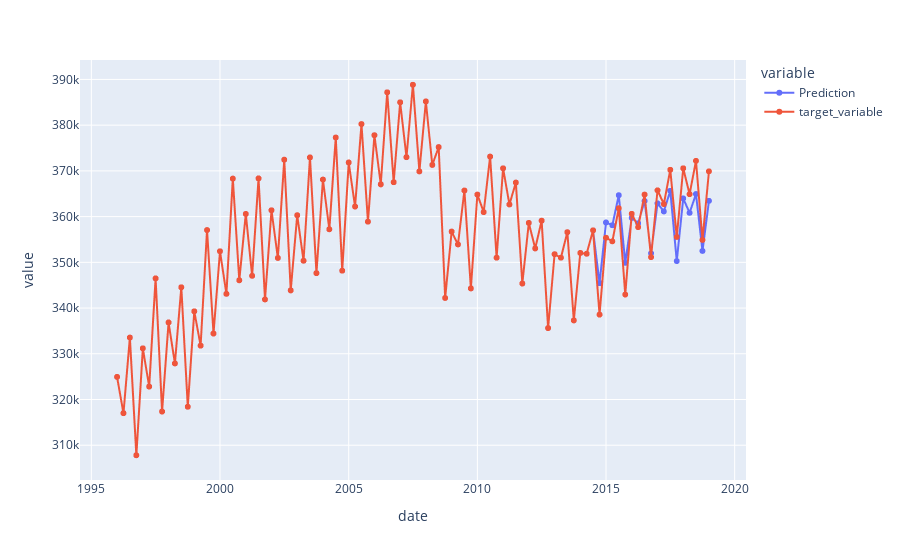

The notebook cell saved with this chart:
### Code cell
import plotly.express as px
fig = px.line(full_hist, x='date', y=['Prediction', 'target_variable'], markers=True)
fig.show()

### Figure 1 — Plotly figure (JSON) as saved in the notebook; plotly's stock layout.template omitted (floating-point values rounded to 4 significant figures; data arrays with more than 128 entries replaced by an {"elided": "..."} marker saying what was removed)
{"data": [{"hovertemplate": "variable=Prediction<br>date=%{x}<br>value=%{y}<extra></extra>", "legendgroup": "Prediction", "line": {"color": "#636efa", "dash": "solid"}, "marker": {"symbol": "circle"}, "mode": "lines+markers", "name": "Prediction", "showlegend": true, "type": "scattergl", "x": {"elided": "744 str values"}, "xaxis": "x", "y": {"elided": "744 float values"}, "yaxis": "y"}, {"hovertemplate": "variable=target_variable<br>date=%{x}<br>value=%{y}<extra></extra>", "legendgroup": "target_variable", "line": {"color": "#EF553B", "dash": "solid"}, "marker": {"symbol": "circle"}, "mode": "lines+markers", "name": "target_variable", "showlegend": true, "type": "scattergl", "x": {"elided": "744 str values"}, "xaxis": "x", "y": {"elided": "744 float values"}, "yaxis": "y"}], "layout": {"legend": {"title": {"text": "variable"}, "tracegroupgap": 0}, "margin": {"t": 60}, "xaxis": {"anchor": "y", "domain": [0, 1], "title": {"text": "date"}}, "yaxis": {"anchor": "x", "domain": [0, 1], "title": {"text": "value"}}}}
